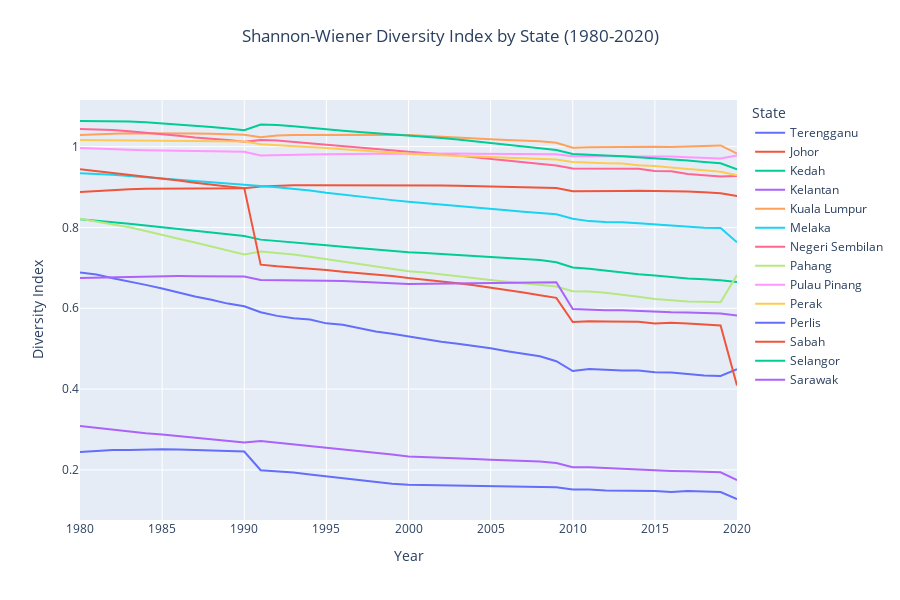

The notebook cell this image was saved under:
### Code cell
#line plot for diversity index

fig = px.line(
    diversity_df, 
    x='Year',
    y='Shannon_Index',
    color='State', 
    title='Shannon-Wiener Diversity Index by State (1980-2020)',
    labels={'Shannon_Index': 'Diversity Index', 'Year': 'Year'}
)

fig.update_layout(
    height=600,
    title={
        'text': 'Shannon-Wiener Diversity Index by State (1980-2020)',
        'y': 0.95, 
        'x': 0.5, 
        'xanchor': 'center',
        'yanchor': 'top'
    }
)

fig.show()
